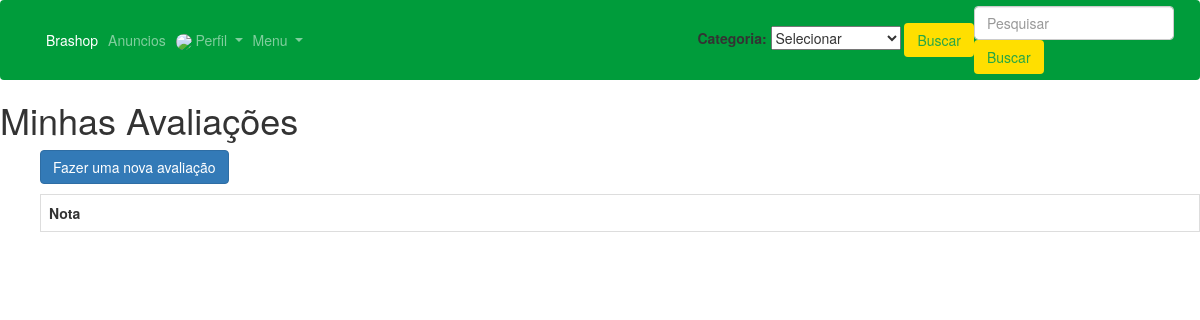
Page /app/controllers/AvaliacaoController.php?action=findAvaliacaoByUser (signed in) on the earlier database version.
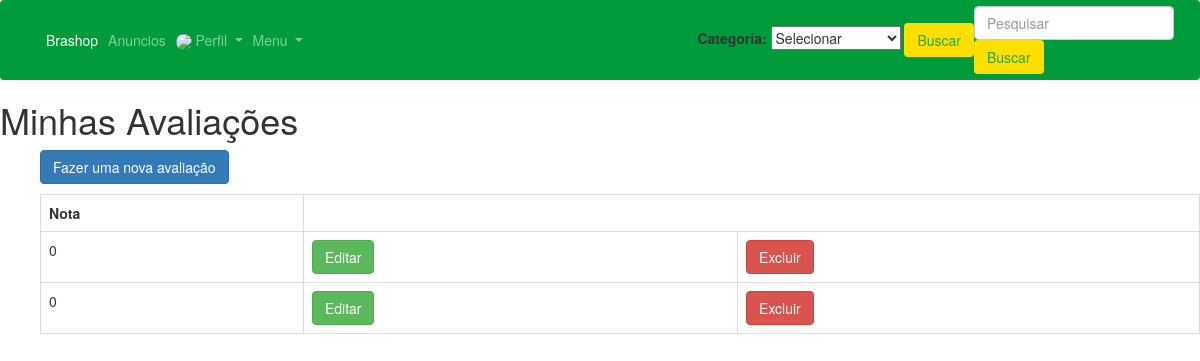
Same page on the later database version.
### tables this page shows
CREATE TABLE `avaliacoes` (
  `id` int(11) NOT NULL,
  `nota` int(11) NOT NULL,
  `usuarios_id` int(11) NOT NULL,
  `anuncios_id` int(11) NOT NULL
);

### app/repository/AvaliacaoRepository.php (called while the page is built, shortened)
<?php
    require_once __DIR__ . "/../connection/Connection.php";
    class AvaliacaoRepository {
        public PDO $conn;
        function __construct()
        {
            $this->conn = Connection::getConnection();
        }
        public function findAvaliacaoByUser(): array {
            $query = "SELECT * FROM avaliacoes WHERE usuarios_id = :usuarios_id";
            $prepare = $this->conn->prepare($query);
            $prepare->bindValue(':usuarios_id',@$_SESSION["usuario"]["id"]);
            $prepare->execute();
            $result = $prepare->fetchALL(PDO::FETCH_ASSOC);
            return $result;
        }
    }

### app/connection/Connection.php (called while the page is built)
<?php
class Connection {
    private static $host = "localhost";
    private static $dbname = "marketplace";
    private static $user = "root";
    private static $password = "";
    private static ?PDO $conn = null;
    public static function getConnection(): PDO {
        if(self::$conn == null) {
            try {
                self::$conn = new PDO("mysql:host=" . self::$host . ";dbname=" . self::$dbname,
                self::$user,
                self::$password);
                self::$conn->setAttribute(PDO::ATTR_ERRMODE, PDO::ERRMODE_EXCEPTION);
            } catch(Exception $e) {
                print("Erro ao conectar com o banco de dados");
            }
        }
        return self::$conn;
    }
}

### app/views/helpers/menuLogin.php (the view, shortened to what this page needs)
<link rel="stylesheet" type="text/css" href="//netdna.bootstrapcdn.com/bootstrap/3.1.1/css/bootstrap.min.css">
  <nav style="background-color: #009c3b;" class="navbar navbar-expand-lg navbar-dark">
   <div class="container-fluid">
  <div class="collapse navbar-collapse" id="navbarNavDropdown">
    <ul class="navbar-nav">
      <li class="nav-item active">
        <a class="nav-link" href="./UsuarioController.php?action=loadHomeLogin">Brashop <span class="sr-only">(current)</span></a>
      </li>
      <li class="nav-item">
        <a class="nav-link" href="./AnuncioController.php?action=findAll">Anuncios</a>
      </li>
      <li class="nav-item dropdown">
      <a class="nav-link dropdown-toggle" href="#" id="navbarDropdownMenuLink" data-toggle="dropdown" aria-haspopup="true" aria-expanded="false">
      <img  style="height: 20px; border-radius : 100%;" src="../../imgs/<?=$_SESSION["usuario"]['foto_perfil']; ?>"></img>
        Perfil
        </a>
      </li>
      <li class="nav-item dropdown">
        <a class="nav-link dropdown-toggle" href="#" id="navbarDropdownMenuLink" data-toggle="dropdown" aria-haspopup="true" aria-expanded="false">
          Menu
        </a>
      </li>
    </ul>
  </div>
  <form action="./AnuncioController.php?action=findAnuncioByCategoria" method="POST">
  <label for="categoria_id">Categoria:</label>
        <select name="categoria_id" id="categoria_id" required>
            <option value="">Selecionar</option>
      </select>
      <button style = "background-color: #ffdf00;" class="btn btn-outline-success my-2 my-sm-0" type="submit">Buscar</button>
      </form>
  <form action="./AnuncioController.php?action=findAnunciobyName" method="POST">
      <input class="form-control mr-sm-2" type="search" placeholder="Pesquisar" name="nome"  aria-label="Pesquisar" required>
      <button style = "background-color: #ffdf00;" class="btn btn-outline-success my-2 my-sm-0" type="submit">Buscar</button>
    </form>
</nav>

### app/views/avaliacoes/minhasAvaliacoes.php (shortened to what this page needs)
<!DOCTYPE html>
<html lang="pt-br">
  <head>
    <link rel="stylesheet" type="text/css" href="../views/helpers/css/bootstrap.min.css">
</head>
<body>
<?php
 if(isset($_SESSION["usuario"])){
  if($_SESSION["usuario"]['is_adm'] == 1){
    include_once __DIR__ . "/../helpers/menuAdm.php";
   }else{
   include_once __DIR__ . "/../helpers/menuLogin.php";
 }
}
?>
    <h1> Minhas Avaliações </h1>
    <ul>
      <td><table class = 'table table-hover-table-striped table-bordered'></td>
          <tr>
          <th>Nota</th>
          </tr>
        <?php foreach($data['avaliacoes'] as $user): ?>
          <tr>
          <td><?= $user['nota'] ?></td>
          <td><a class="btn btn-success" href="./AvaliacaoController.php?action=edit&id=<?= $user['id'] ?>">Editar</a></td>
          <td><a class="btn btn-danger" href="javascript:confirmarExclusaoAvaliacaos('<?= $user['nota'] ?>', <?= $user['id'] ?>)">Excluir</a></td>
        <?php endforeach; ?>
    </ul>
    <p>
     <a class="btn btn-primary" href="./AvaliacaoController.php?action=loadFormNew"> Fazer uma nova avaliação</a>
</body>
</html>

Differences in the rows shown:
added avaliacoes: nota "0"
added avaliacoes: nota "0"
